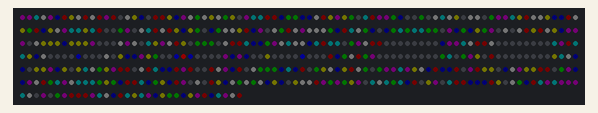
Simulated run of this sketch. Board: Arduino Uno, built with avr-gcc and run on an emulated ATmega328P. Shown: 512 RGB LEDs in strip order, left to right, continuing on the next row. Dim RGB values are drawn brighter than linear; random numbers use the default seed unless the sketch sets one.

Above: at 0.3 s.
At 38.9 s:
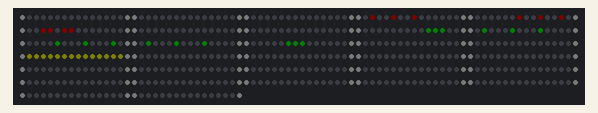

Measured:
- what the display in image 0 shows lasts 3.1 s, from 0.3 s to 3.4 s

The sketch:

243_403MO_H24_ProjetSession.ino
```cpp
//==================================================================================
// Projet session
//
// Le projet de session consiste a une application utilisant comme afficheur une
// matrice de DEL RGB
//
// Ce programme de base permet d'afficher un nombre nombre sur une matrice 8x8
//
// Par: Sylvain Brisebois
// 2024-04-04
// 243-403-H24 MO
//
// Base du projet de session
// Version 1.0 : Debut du projet
// Version 1.1 : Ajout des libraries : encodeur et matrice en C
// Version 1.2 : Conversion des libraries en classe
// Version 2.0 : Modification de la classe Matrice
//                  - Remplacer par une librarie plus efficace
//                  - Ajout du support de multiples panneau de DEL
//                  - Ajout d'une machine a etats
//==================================================================================

#include "matrice.h"
#include "encodeur.h"

// Declaration des classes pour ce projet
Encodeur encodeur1;
Matrice matrice1;
// Creer une classe pour lire les boutons

// Creation des etats pour la machine a etats
enum etats { etatLogo, etatLogoDelais, etatMenuPrincipal, etatMenuSecondaire};

// Variable qui contient l'etat en cours
enum etats etatActuel = etatLogo;

void machineEtat();
void afficherLogo();
void afficherMenuPrincipal();
void afficherMenuSecondaire();

void machineEtat() {
  switch(etatActuel) {
    case etatLogo:
    default:
      afficherLogo();

    break;

    case etatLogoDelais:
      // Trouver un meilleur moyen d'attendre 3 sec avant d'aller au menu principal
      delay(3000);   // A REMPLACER !!!!!
      etatActuel = etatMenuPrincipal;
    break;

    case etatMenuPrincipal:
      afficherMenuPrincipal();
    break;

    case etatMenuSecondaire:
      afficherMenuSecondaire();
    break;
  }
}

void afficherLogo() {
  matrice1.effacer();

  // Remplis le tableau avec des pixels aleatoires
  for(int x = 0 ; x < matrice1.largeur() ; x++) {
    for(int y = 0 ; y < matrice1.hauteur() ; y++) {
      matrice1.ecrirePixelXY(x, y, random(2), random(2), random(2));
    }
  }

  // Cree un rectangle noir au centre
  for(int x = 13 ; x < 20 ; x++) {
    for(int y = 4 ; y < 12 ; y++) {
      matrice1.ecrirePixelXY(x, y, 0,0,0);
    }
  }


  // Dessine une forme
  matrice1.ecrirePixelXY(16,8,20,0,0);
  matrice1.ecrirePixelXY(15,8,0,0,20);
  matrice1.ecrirePixelXY(17,8,0,0,20);
  matrice1.ecrirePixelXY(16,7,0,0,20);
  matrice1.ecrirePixelXY(16,9,0,0,20);

  matrice1.miseAJour();

  // Place la machine a etat a l'etape d'attendre un delais avant de continuer
  etatActuel = etatLogoDelais;
}

void afficherMenuPrincipal() {
  static uint8_t valeurTest = 0;

  matrice1.effacer();

  matrice1.ligneH(0, 0, 32, 2,2,2);
  matrice1.ligneH(0, 15, 32, 2,2,2);
  matrice1.ligneV(15, 1, 14, 4,4,0);

  matrice1.afficherNombre(2,2,2,(valeurTest/10)%10,5,0,0);
  matrice1.afficherNombre(8,2,3,(valeurTest/1)%10,0,5,0);
  matrice1.miseAJour();

  valeurTest++;

  // Pause de 1 secondes... A AMELIORER
  delay(1000);

  //Sur une condition (Ex: un bouton appuye...), allez au menu secondaire
  //etatActuel = etatMenuSecondaire;
}

void afficherMenuSecondaire() {
  matrice1.effacer();
  matrice1.miseAJour();
  // Rien dans ce menu pour le moment, retourne au menu principal

  // Pause de 1 secondes... A AMELIORER
  delay(1000);

  //Sur une condition (Ex: un bouton appuye...), allez au menu primaire
  etatActuel = etatMenuPrincipal;
}

void setup() {
  Serial.begin(9600);
  matrice1.init();  // Initialisation du pilote NeoPixels
  //encodeur1.init();  // Initialisation du pilote de l'encodeur
  // Ajouter la methode pour initialiser les boutons
  }

void loop() {

  // Executer la machine a etat
  machineEtat();

  // Appeler la methode pour lire les boutons...

}
```

encodeur.h
```cpp
#ifndef _ENCODEUR_H_
#define _ENCODEUR_H_

class Encodeur {

  // Declaration de tout ce qui est prive
  private:
    // Definitions des broches

    // Encoder signal S1 on PE5
    #define ENCODER_S1_DDR  DDRE
    #define ENCODER_S1_PIN  PINE
    #define ENCODER_S1_BIT  5

    // Encoder signal S2 on PE3
    #define ENCODER_S2_DDR  DDRE
    #define ENCODER_S2_PIN  PINE
    #define ENCODER_S2_BIT  3

    // Encoder signal KEY on PE4
    #define ENCODER_KEY_DDR  DDRE
    #define ENCODER_KEY_PIN  PINE
    #define ENCODER_KEY_BIT  4

    static int valeur;
    static void interruptionS1();
  // Declaration de tout ce qui est public
  public:
    void init();
    int lireValeur();
};

#endif
```

matrice.cpp
```cpp
#include "matrice.h"
#include <Adafruit_NeoPixel.h>


uint16_t Matrice::largeur() {
  return PANNEL_W;
}

uint16_t Matrice::hauteur() {
  return PANNEL_H;
}

void Matrice::init()
{
  pixels = Adafruit_NeoPixel(NUMPIXELS, PIN, NEO_GRB + NEO_KHZ800);
  pixels.begin();
  pixels.clear();
  pixels.show();

  uint16_t idPixel, idPixelInverse;

  // Create an address map for a pannel
  for(uint16_t y=0 ; y < PANNEL_LED_H ; y++) {
    for(uint16_t x=0 ; x<PANNEL_LED_W; x++) {
      if(x & 0x01) {
        idPixel = (x * PANNEL_LED_H) + y;
        idPixelInverse = (((PANNEL_LED_W-1) - x) * PANNEL_LED_H) + y;
      }
      else {
        idPixel = (x * PANNEL_LED_H) + ((PANNEL_LED_H-1)-y);
        idPixelInverse = (((PANNEL_LED_W - 1) - x) * PANNEL_LED_H) + ((PANNEL_LED_H-1)-y);
      }

      pixelMap[x+(0*PANNEL_LED_W)][y + (0*PANNEL_LED_H)] = idPixel + (0 * PANNEL_LED_W * PANNEL_LED_H);
      pixelMap[x+(1*PANNEL_LED_W)][y + (0*PANNEL_LED_H)] = idPixel + (1 * PANNEL_LED_W * PANNEL_LED_H);
/*
      pixelMap[x+(1*PANNEL_LED_W)][y  + (1*PANNEL_LED_H)] = idPixel + (2 * PANNEL_LED_W * PANNEL_LED_H);
      pixelMap[x+(0*PANNEL_LED_W)][y + (1*PANNEL_LED_H)] = idPixelInverse + (3 * PANNEL_LED_W * PANNEL_LED_H);
      pixelMap[x+(1*PANNEL_LED_W)][y + (1*PANNEL_LED_H)] = idPixelInverse + (4 * PANNEL_LED_W * PANNEL_LED_H);
      pixelMap[x+(0*PANNEL_LED_W)][y + (1*PANNEL_LED_H)] = midPixelInverse + (5 * PANNEL_LED_W * PANNEL_LED_H);
*/
    }
  }
}

// Fonction qui efface le contenu du tableau de pixels en X-Y
void Matrice::effacer() {
  pixels.clear();
}

// Fonction qui effectuer la mise a jour des pixels
// Cette fonction effectuer le transfert de donnes
// entre le tableau de pixels en 2D et le pilote de DEL NeoPixels
// et affiche la nouvelle valeur des DELS
void Matrice::miseAJour() {
  //  Limite le courant total
  while(calculEstimeCourant() > 0.5) // While it too high
  {
    diminuerCourant();
  }
  // Declenche l'envoie des nouvelles valeurs sur les DEL
  pixels.show();
}

void Matrice::lirePixel(uint16_t pxlCnt, uint8_t *r, uint8_t *g, uint8_t *b) {
  uint32_t pixelColor = pixels.getPixelColor(pxlCnt);
  *r = 0x000000FF & (pixelColor >> (3*8));
  *g = 0x000000FF & (pixelColor >> (2*8));
  *b = 0x000000FF & (pixelColor >> (1*8));
}

void Matrice::lirePixelXY(uint16_t x, uint16_t y, uint8_t *r, uint8_t *g, uint8_t *b) {
  lirePixel(pixelMap[x][y], r, g,b);
}

void Matrice::ecrirePixel(uint16_t pxlCnt, uint8_t r, uint8_t g, uint8_t b) {
  pixels.setPixelColor(pxlCnt,pixels.Color(r,g,b));
}

void Matrice::ecrirePixelXY(uint16_t x, uint16_t y, uint8_t r, uint8_t g, uint8_t b) {
  ecrirePixel(pixelMap[x][y], r, g,b);
}

float Matrice::calculEstimeCourant() {
  float current = 0;
  uint8_t r,g,b;

  for(uint16_t pxlCnt = 0 ; pxlCnt < NUMPIXELS ; pxlCnt++ )
  {
      lirePixel(pxlCnt, &r, &g, &b);
      current += (float)(r) * 0.0125 / 255.0;
      current += (float)(g) * 0.0125 / 255.0;
      current += (float)(b) * 0.0125 / 255.0;
  }

  return current;
}

void Matrice::diminuerCourant() {
  uint8_t r,g,b;

  // Drop each color of 1
  for(uint16_t pxlCnt = 0 ; pxlCnt < NUMPIXELS ; pxlCnt++ )
    {
      lirePixel(pxlCnt, &r, &g, &b);
      if(r) {
        r--;
      }
      if(g) {
        g--;
      }
      if(b) {
        b--;
      }

      ecrirePixel(pxlCnt, r, g, b);
    }
}

void Matrice::ligneH(uint8_t startX, uint8_t startY, uint8_t len, uint8_t r, uint8_t g, uint8_t b)
{
    for(uint8_t x = 0 ; x < len ; x++)
    {
      ecrirePixelXY(startX + x , startY, r, g, b);
    }
}

void Matrice::ligneV(uint8_t startX, uint8_t startY, uint8_t len, uint8_t r, uint8_t g, uint8_t b)
{
    for(uint8_t y = 0 ; y < len ; y++)
    {
      ecrirePixelXY(startX, startY+y, r, g, b);
    }
}

void Matrice::afficherNombre(uint8_t posX, uint8_t posY, uint8_t segLen, uint8_t value, uint8_t r, uint8_t g, uint8_t b, uint8_t thick = 1)
{
  // Segment definition
  //   -----1-----
  //   |         |
  //   2         0
  //   |         |
  //   -----3-----
  //   |         |
  //   6         4
  //   |         |
  //   -----5-----
  const int digitSegmentDecoding[10][7] =  {
  { 1,1,1,0,1,1,1 },  // 0
  { 1,0,0,0,1,0,0 },  // 1
  { 1,1,0,1,0,1,1 },  // 2
  { 1,1,0,1,1,1,0 },  // 3
  { 1,0,1,1,1,0,0 },  // 4
  { 0,1,1,1,1,1,0 },  // 5
  { 0,1,1,1,1,1,1 },  // 6
  { 1,1,0,0,1,0,0 },  // 7
  { 1,1,1,1,1,1,1 },  // 8
  { 1,1,1,1,1,0,0 } };// 9

  if(value > 9) return;


  unsigned int tCnt = thick;

  while(tCnt > 0)
  {
    tCnt--;
  // Draw segments
    if(digitSegmentDecoding[value][5])
    {
      ligneH(posX+thick, posY+tCnt,segLen,r,g,b);
    }
    if(digitSegmentDecoding[value][3])
    {
      ligneH(posX+thick, posY+segLen+thick+tCnt,segLen,r,g,b);
    }
    if(digitSegmentDecoding[value][1])
    {
      ligneH(posX+thick, posY+2*segLen+2*thick+tCnt,segLen,r,g,b);
    }
    if(digitSegmentDecoding[value][6])
    {
      ligneV(posX+tCnt, posY+thick,segLen,r,g,b);
    }
    if(digitSegmentDecoding[value][4])
    {
      ligneV(posX+segLen+thick+tCnt, posY+thick,segLen,r,g,b);
    }
    if(digitSegmentDecoding[value][2])
    {
      ligneV(posX+tCnt, posY+segLen+2*thick,segLen,r,g,b);
    }
    if(digitSegmentDecoding[value][0])
    {
      ligneV(posX+segLen+thick+tCnt, posY+segLen+2*thick,segLen,r,g,b);
    }
  }
}
```

matrice.h
```cpp
#ifndef _MATRICE_H
#define _MATRICE_H

#include <Adafruit_NeoPixel.h>

class Matrice {


  // Declaration de tout ce qui est prive
  private:
    // Definitions des broches
    #define PIN        A0   // Numero de broche Arduino pour controller la matrice

    // Definitions des parametres d'utilisation du programme
    // Nombre de del par panneau
    #define PANNEL_LED_W 16
    #define PANNEL_LED_H 16

    // Nombre de panneau sur le produit final
    #define PANNEL_COUNT_W 2
    #define PANNEL_COUNT_H 1

    // Calculs du nombre de dels
    #define PANNEL_W (PANNEL_COUNT_W * PANNEL_LED_W)
    #define PANNEL_H (PANNEL_COUNT_H * PANNEL_LED_H)
    #define NUMPIXELS (PANNEL_W * PANNEL_H)

    // Declaration d'un objet pour communiquer avec la matrice de DEL
    Adafruit_NeoPixel pixels;

    // Tableau de correspondance pour les pixels entre le mode X-Y et le pilote
    uint16_t pixelMap[PANNEL_W][PANNEL_H];

    void lirePixel(uint16_t pxlCnt, uint8_t *r, uint8_t *g, uint8_t *b);
    void ecrirePixel(uint16_t pxlCnt, uint8_t r, uint8_t g, uint8_t b);
    float calculEstimeCourant();
    void diminuerCourant();

  // Declaration de tout ce qui est public
  public:
    uint16_t largeur();
    uint16_t hauteur();
    void init();
    void effacer();
    void lirePixelXY(uint16_t x, uint16_t y, uint8_t *r, uint8_t *g, uint8_t *b);
    void ecrirePixelXY(uint16_t x, uint16_t y, uint8_t r, uint8_t g, uint8_t b);
    void ligneH(uint8_t startX, uint8_t startY, uint8_t len, uint8_t r, uint8_t g, uint8_t b);
    void ligneV(uint8_t startX, uint8_t startY, uint8_t len, uint8_t r, uint8_t g, uint8_t b);
    void afficherNombre(uint8_t posX, uint8_t posY, uint8_t segLen, uint8_t value, uint8_t r, uint8_t g, uint8_t b, uint8_t thick = 1);
    void miseAJour();
};

#endif
```
